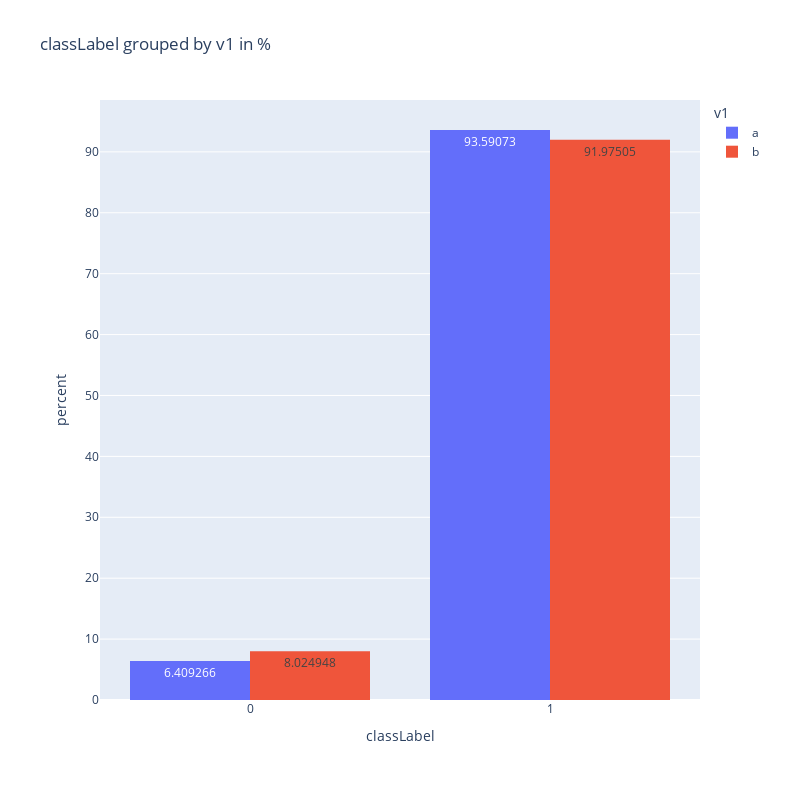

Here is the notebook cell this chart was saved with:
### Code cell
utils.plot_grouped_bar(train_data, 'classLabel', 'v1', is_percantage=True)

### Figure 1 — Plotly figure (JSON) as saved in the notebook; plotly's stock layout.template omitted (floating-point values rounded to 4 significant figures; data arrays with more than 128 entries replaced by an {"elided": "..."} marker saying what was removed)
{"data": [{"alignmentgroup": "True", "bingroup": "x", "histfunc": "count", "histnorm": "percent", "hovertemplate": "v1=a<br>classLabel=%{x}<br>percent=%{y}<extra></extra>", "legendgroup": "a", "marker": {"color": "#636EFA", "pattern": {"shape": ""}}, "name": "a", "offsetgroup": "a", "orientation": "v", "showlegend": true, "texttemplate": "%{value}", "type": "histogram", "x": {"elided": "1295 int values"}, "xaxis": "x", "yaxis": "y"}, {"alignmentgroup": "True", "bingroup": "x", "histfunc": "count", "histnorm": "percent", "hovertemplate": "v1=b<br>classLabel=%{x}<br>percent=%{y}<extra></extra>", "legendgroup": "b", "marker": {"color": "#EF553B", "pattern": {"shape": ""}}, "name": "b", "offsetgroup": "b", "orientation": "v", "showlegend": true, "texttemplate": "%{value}", "type": "histogram", "x": {"elided": "2405 int values"}, "xaxis": "x", "yaxis": "y"}], "layout": {"barmode": "group", "height": 800, "legend": {"title": {"text": "v1"}, "tracegroupgap": 0}, "margin": {"b": 100, "l": 100, "r": 100, "t": 100}, "title": {"text": "classLabel grouped by v1 in %"}, "width": 800, "xaxis": {"anchor": "y", "domain": [0, 1], "title": {"text": "classLabel"}}, "yaxis": {"anchor": "x", "domain": [0, 1], "title": {"text": "percent"}}}}
